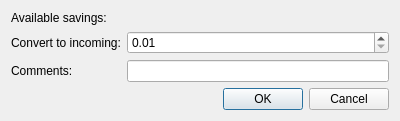
<?xml version="1.0" encoding="UTF-8"?>
<ui version="4.0">
 <class>SavingsToIncomingDialog</class>
 <widget class="QDialog" name="SavingsToIncomingDialog">
  <property name="geometry">
   <rect>
    <x>0</x>
    <y>0</y>
    <width>400</width>
    <height>121</height>
   </rect>
  </property>
  <property name="windowTitle">
   <string>Savings to incoming</string>
  </property>
  <property name="windowIcon">
   <iconset resource="../resources/resource.qrc">
    <normaloff>:/kwallet.png</normaloff>:/kwallet.png</iconset>
  </property>
  <layout class="QFormLayout" name="main_layout">
   <item row="1" column="1">
    <widget class="QDoubleSpinBox" name="convert_to_incoming_combo_box">
     <property name="locale">
      <locale language="English" country="UnitedKingdom"/>
     </property>
     <property name="suffix">
      <string/>
     </property>
     <property name="minimum">
      <double>0.010000000000000</double>
     </property>
     <property name="maximum">
      <double>100000.000000000000000</double>
     </property>
    </widget>
   </item>
   <item row="2" column="0">
    <widget class="QLabel" name="comments_label">
     <property name="text">
      <string>Comments:</string>
     </property>
    </widget>
   </item>
   <item row="2" column="1">
    <widget class="QLineEdit" name="comments_lineedit"/>
   </item>
   <item row="3" column="0" colspan="2">
    <widget class="QDialogButtonBox" name="button_box">
     <property name="orientation">
      <enum>Qt::Horizontal</enum>
     </property>
     <property name="standardButtons">
      <set>QDialogButtonBox::Cancel|QDialogButtonBox::Ok</set>
     </property>
    </widget>
   </item>
   <item row="0" column="1">
    <widget class="QLabel" name="available_savings_value">
     <property name="text">
      <string/>
     </property>
    </widget>
   </item>
   <item row="0" column="0">
    <widget class="QLabel" name="available_savings_label">
     <property name="text">
      <string>Available savings:</string>
     </property>
    </widget>
   </item>
   <item row="1" column="0">
    <widget class="QLabel" name="convert_to_incoming_label">
     <property name="text">
      <string>Convert to incoming:</string>
     </property>
    </widget>
   </item>
  </layout>
 </widget>
 <resources/>
 <connections>
  <connection>
   <sender>button_box</sender>
   <signal>accepted()</signal>
   <receiver>SavingsToIncomingDialog</receiver>
   <slot>accept()</slot>
   <hints>
    <hint type="sourcelabel">
     <x>248</x>
     <y>254</y>
    </hint>
    <hint type="destinationlabel">
     <x>157</x>
     <y>274</y>
    </hint>
   </hints>
  </connection>
  <connection>
   <sender>button_box</sender>
   <signal>rejected()</signal>
   <receiver>SavingsToIncomingDialog</receiver>
   <slot>reject()</slot>
   <hints>
    <hint type="sourcelabel">
     <x>316</x>
     <y>260</y>
    </hint>
    <hint type="destinationlabel">
     <x>286</x>
     <y>274</y>
    </hint>
   </hints>
  </connection>
 </connections>
</ui>
